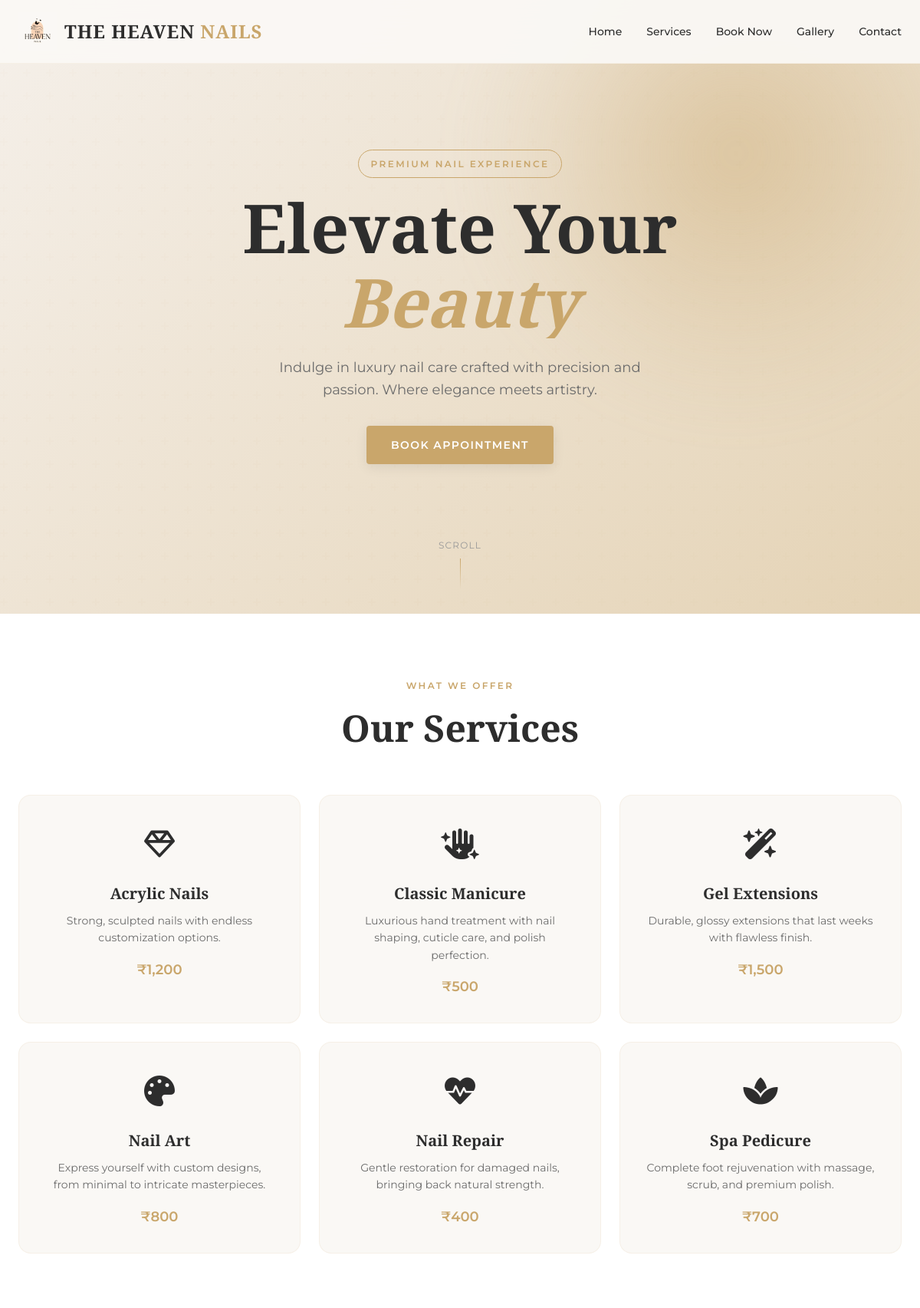
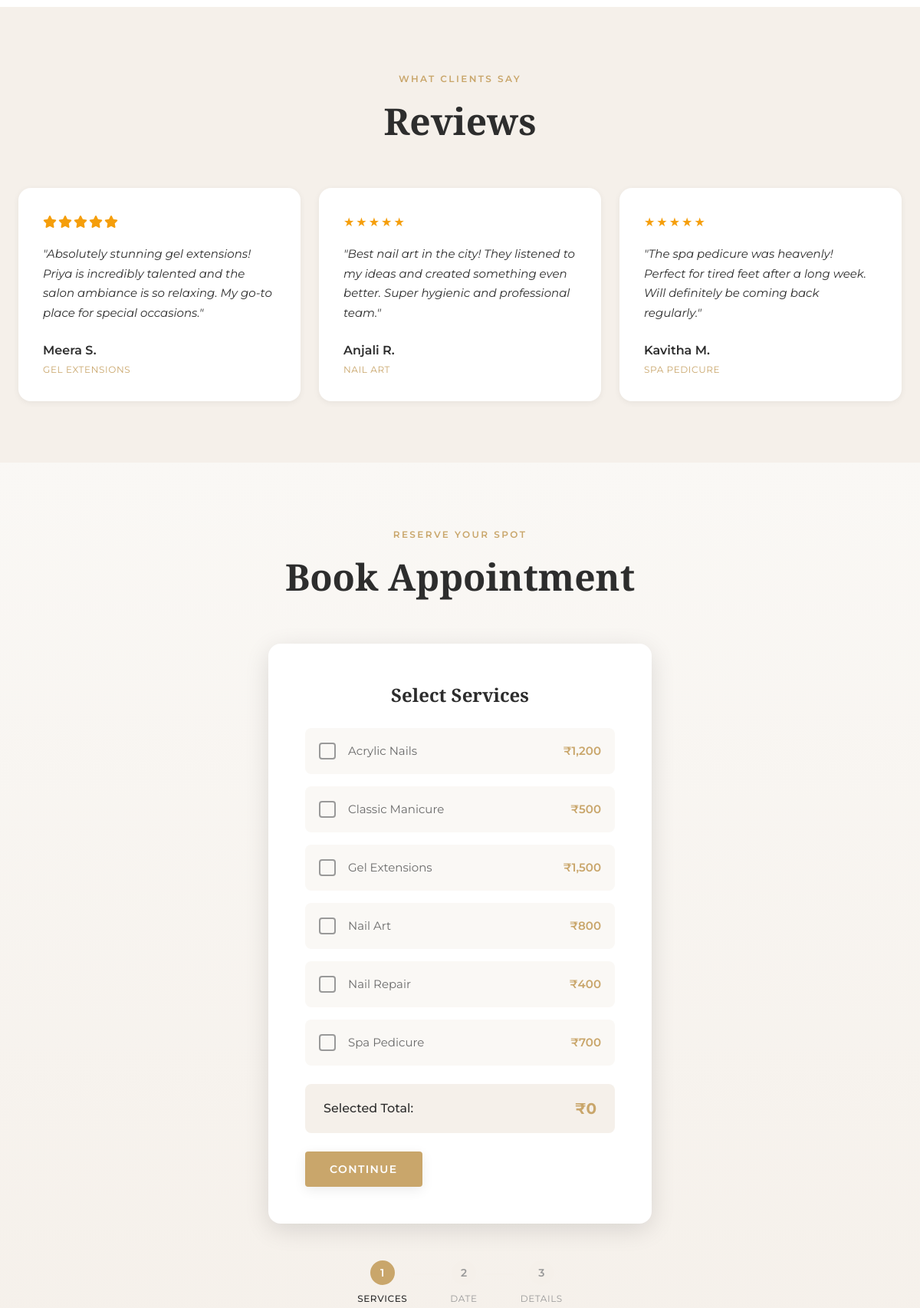
The page / (upper part) on the database its author committed (2 pictures, top to bottom).
### tables this page shows
CREATE TABLE IF NOT EXISTS `services` (
  `id` int(11) NOT NULL AUTO_INCREMENT,
  `name` varchar(100) NOT NULL,
  `description` text DEFAULT NULL,
  `price` decimal(10,2) NOT NULL,
  `duration_minutes` int(11) NOT NULL DEFAULT 60,
  `icon_class` varchar(50) DEFAULT 'fa-solid fa-sparkles',
  `is_active` tinyint(1) DEFAULT 1,
  `created_at` timestamp NOT NULL DEFAULT current_timestamp(),
  PRIMARY KEY (`id`)
);

### index.php (the view, shortened to what this page needs)
<?php
try {
    $db = Database::getInstance()->getConnection();
    $stmt = $db->query("SELECT * FROM services WHERE is_active = TRUE ORDER BY name");
    $services = $stmt->fetchAll(PDO::FETCH_ASSOC);
} catch (PDOException $e) {
    error_log("Error fetching services: " . $e->getMessage());
    $services = [];
}
?>
<!DOCTYPE html>
<html lang="en">
<head>
    <link rel="stylesheet" href="https://cdnjs.cloudflare.com/ajax/libs/font-awesome/6.5.1/css/all.min.css"
 />
    <link href="https://cdnjs.cloudflare.com/ajax/libs/font-awesome/6.0.0/css/all.min.css" rel="stylesheet">
    <link rel="stylesheet" href="css/style.css">
</head>
<body>
    <nav class="navbar" id="navbar">
        <div class="nav-container">
            <a href="#" class="logo">
                <img src="assets/images/logo/logo.png.jpg" alt="Heaven Nails" class="logo-img">
                <span class="logo-text">The Heaven <span>Nails</span></span>
            </a>
            <ul class="nav-menu" id="navMenu">
                <li><a href="#home" class="nav-link">Home</a></li>
                <li><a href="#services" class="nav-link">Services</a></li>
                <li><a href="#booking" class="nav-link">Book Now</a></li>
                <li><a href="#gallery" class="nav-link">Gallery</a></li>
                <li><a href="#contact" class="nav-link">Contact</a></li>
            </ul>
        </div>
    </nav>
    <section class="hero" id="home">
        <div class="hero-overlay"></div>
        <div class="hero-content">
            <span class="hero-tagline">Premium Nail Experience</span>
            <h1 class="hero-title">Elevate Your <span class="text-accent">Beauty</span></h1>
            <p class="hero-description">Indulge in luxury nail care crafted with precision and passion. Where elegance
                meets artistry.</p>
            <a href="#booking" class="btn btn-primary">Book Appointment</a>
        </div>
        <div class="hero-scroll">
            <span>Scroll</span>
        </div>
    </section>
    <section class="services" id="services">
        <div class="container">
            <div class="section-header">
                <span class="section-tagline">What We Offer</span>
                <h2 class="section-title">Our Services</h2>
            </div>
            <div class="services-grid">
                <?php if (empty($services)): ?>
                    <p>No services currently available.</p>
                <?php else: ?>
                    <?php foreach ($services as $svc): ?>
                    <div class="service-card">
                        <div class="service-icon"><i class="<?= htmlspecialchars($svc['icon_class']) ?>"></i></div>
                        <h3 class="service-title"><?= htmlspecialchars($svc['name']) ?></h3>
                        <p class="service-desc"><?= htmlspecialchars($svc['description']) ?></p>
                        <span class="service-price">₹<?= number_format($svc['price']) ?></span>
                    </div>
                    <?php endforeach; ?>
                <?php endif; ?>
            </div>
        </div>
    </section>
    <section class="testimonials" id="testimonials">
        <div class="container">
            <div class="section-header">
                <span class="section-tagline">What Clients Say</span>
                <h2 class="section-title">Reviews</h2>
            </div>
            <div class="testimonials-grid">
                <div class="testimonial-card">
                    <div class="testimonial-stars">
                        <i class="fa-solid fa-star"></i><i class="fa-solid fa-star"></i><i
                            class="fa-solid fa-star"></i><i class="fa-solid fa-star"></i><i
                            class="fa-solid fa-star"></i>
                    </div>
                    <p class="testimonial-text">"Absolutely stunning gel extensions! Priya is incredibly talented and
                        the salon ambiance is so relaxing. My go-to place for special occasions."</p>
                    <div class="testimonial-author">
                        <span class="author-name">Meera S.</span>
                        <span class="author-service">Gel Extensions</span>
                    </div>
                </div>
                <div class="testimonial-card">
                    <div class="testimonial-stars">★★★★★</div>
                    <p class="testimonial-text">"Best nail art in the city! They listened to my ideas and created
                        something even better. Super hygienic and professional team."</p>
                    <div class="testimonial-author">
                        <span class="author-name">Anjali R.</span>
                        <span class="author-service">Nail Art</span>
                    </div>
                </div>
                <div class="testimonial-card">
                    <div class="testimonial-stars">★★★★★</div>
                    <p class="testimonial-text">"The spa pedicure was heavenly! Perfect for tired feet after a long
                        week. Will definitely be coming back regularly."</p>
                    <div class="testimonial-author">
                        <span class="author-name">Kavitha M.</span>
                        <span class="author-service">Spa Pedicure</span>
                    </div>
                </div>
            </div>
        </div>
    </section>
    <section class="booking" id="booking">
        <div class="container">
            <div class="section-header">
                <span class="section-tagline">Reserve Your Spot</span>
                <h2 class="section-title">Book Appointment</h2>
            </div>
            <div class="booking-wrapper">
                <form class="booking-form" id="bookingForm" action="php/book.php" method="POST">
                    <div class="form-step active" data-step="1">
                        <h3 class="step-title">Select Services</h3>
                        <div class="services-select">
                            <?php if (empty($services)): ?>
                                <p>No services available to book.</p>
                            <?php else: ?>
                                <?php foreach ($services as $svc): ?>
                                <label class="service-checkbox">
                                    <span class="checkbox-custom"></span>
                                    <span class="checkbox-label"><?= htmlspecialchars($svc['name']) ?> <span class="price">₹<?= number_format($svc['price']) ?></span></span>
                                </label>
                                <?php endforeach; ?>
                            <?php endif; ?>
                        </div>
                        <div class="selected-total">
                            <span>Selected Total:</span>
                            <span class="total-amount" id="totalAmount">₹0</span>
                        </div>
                        <button type="button" class="btn btn-primary btn-next" data-next="2">Continue</button>
                    </div>
                </form>
                <div class="form-progress">
                    <div class="progress-step active" data-step="1">
                        <span class="step-number">1</span>
                        <span class="step-label">Services</span>
                    </div>
                    <div class="progress-line"></div>
                    <div class="progress-step" data-step="2">
                        <span class="step-number">2</span>
                        <span class="step-label">Date</span>
                    </div>
                    <div class="progress-line"></div>
                    <div class="progress-step" data-step="3">
                        <span class="step-number">3</span>
                        <span class="step-label">Details</span>
                    </div>
                </div>
            </div>
        </div>
    </section>
</body>
</html>

### index.php (style rules this page uses)
.logo { display: flex; align-items: center; gap: 10px; text-decoration: none; }
.logo-img { max-height: 50px; filter: brightness(1.05) contrast(1.1); mix-blend-mode: multiply; display: block; }
.logo-text { font-family: 'Cormorant Garamond', serif; font-size: 1.5rem; font-weight: 600; color: #2d2d2d; text-transform: uppercase; letter-spacing: 1px; }
.logo-text span { color: #c9a66b; }

### rows shown on the page
services: name "Acrylic Nails", description "Strong, sculpted nails with endless customization options.", price "1,200"
services: name "Classic Manicure", description "Luxurious hand treatment with nail shaping, cuticle care, and polish perfection.", price "500"
services: name "Gel Extensions", description "Durable, glossy extensions that last weeks with flawless finish.", price "1,500"
services: name "Nail Art", description "Express yourself with custom designs, from minimal to intricate masterpieces.", price "800"
services: name "Nail Repair", description "Gentle restoration for damaged nails, bringing back natural strength.", price "400"
services: name "Spa Pedicure", description "Complete foot rejuvenation with massage, scrub, and premium polish.", price "700"
